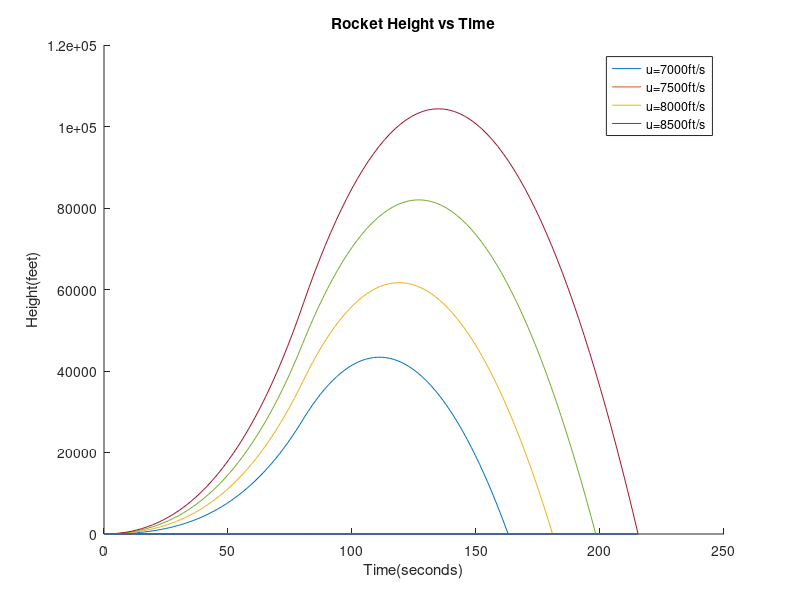

Write the MATLAB code that produced this figure.
%Preform a sensitivity analysis of a rocket flight model
%Calculate a rocket's trajectory at four different exhaust times u
%Plot height of the rocket vs. time


mR = 100;           %rocket's mass w/out fuel in slugs
q = 1;              %rocket's burn rate in slug/seconds
b = 80;             %rocket's burn rate in seconds         
g = 32.2;           %acceleration in feet/seconds^2 
m0=mR+(q*100);      %rocket mass without fuel


close all
figure
hold on

for u=7000:500:8500 % loop over the different values of exhaust time u
       
     vb = u*log(m0/(m0-(q*b)))-(g*b); %velocity at burn time
     hb = (u/q)*(m0-q*b)*log(m0-q*b)+u*(log(m0)+1)*b-(g*b^2)/2-((u*m0)/q)*log(m0); 
     %height at burn time
     hp= hb+((vb^2)/(g*2)); %peak height    
     tp= b+vb/g;            %time rocket reaches peak high 
     tf= tp+sqrt(2*hp/g);   %time rocket hits ground
     T=linspace(0,tf,100);  %store values of time,height in vectors T,H.
     H=zeros(100);
     
     for k=1:100 %calculate height ht of rocket throughout flight time.
         t=T(k);
         if t<=b
            ht = (u/q)*(m0-(q*t))*log(m0-(q*t))+u*(log(m0)+1)*t-((g*t^2)/2)-((u*m0)/q)*log(m0);
            H(k)=ht;
         else    
            vt = u*log(m0/(m0-(q*t)))-(g*t); %velocity of rocket at t
            ht = hb+(vb*(t-b))-((g*((t-b)^2))/2);
            H(k)=ht;
         end
     end
     plot(T,H)
end

% Plot the curve
legend('u=7000ft/s', 'u=7500ft/s', 'u=8000ft/s', 'u=8500ft/s')
xlabel('Time(seconds)')
ylabel('Height(feet)')
title('Rocket Height vs Time')
hold off